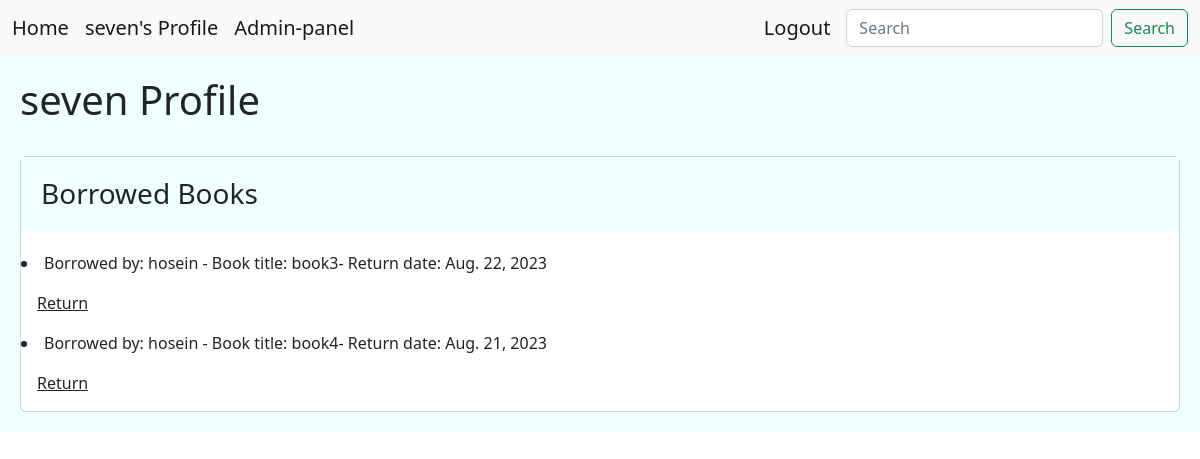
The page /users/12/ (signed in) on the database its author committed.
### account/models.py (models this page shows, shortened)
class CustomUser(AbstractBaseUser):
    MEMBERSHIP_NORMAL = 'N'
    MEMBERSHIP_VIP = 'V'
    MEMBERSHIP_CHOICES = [
        (MEMBERSHIP_NORMAL,'Normal'),
        (MEMBERSHIP_VIP,'VIP'),
    ]
    full_name = models.CharField(max_length=100,unique=True,null=True)
    email = models.EmailField(unique=True)
    expiration_date = models.DateField(null=True)
    membership = models.CharField(max_length=1, choices= MEMBERSHIP_CHOICES, default= MEMBERSHIP_NORMAL)
    phone = models.CharField(max_length=11, unique=True, null=True)
    is_active = models.BooleanField(default=True)
    is_admin = models.BooleanField(default=False)
    objects = UserManager()
    USERNAME_FIELD = 'phone'
    REQUIRED_FIELDS = ['email','password','full_name',]#['email',] #required fields when making a user in shell by createsuper user
    def __str__(self):
        return self.email

### library/models.py (models this page shows, shortened)
class BorrowedBook(models.Model):
    user = models.ForeignKey(User, on_delete=models.CASCADE)
    book = models.ForeignKey(Books, on_delete=models.CASCADE)
    borrow_date = models.DateField()
    return_date = models.DateField(null=True, blank=True)

class Books(models.Model):
    title = models.CharField(max_length=100)
    description = models.TextField(null=True)
    price = models.DecimalField(max_digits=6 , decimal_places=2, default=0.00)
    shabak = models.CharField(max_length=150,null=True)
    copies_available = models.PositiveIntegerField(default=4)
    genre = models.ForeignKey('Genre', on_delete=models.SET_NULL, null=True)
    author = models.ForeignKey('Author', on_delete=models.SET_NULL, null=True)
    def __str__(self):
        return self.title

### library/views.py (the view)
# urls.py: path('users/<int:user_id>/',views.UserProfile.as_view(), name='user'),
class UserProfile(LoginRequiredMixin,View):
    template_class = 'library/user_profile.html'
    def get(self,request, user_id):
        user = User.objects.get(id=user_id)
        borrowed_books = BorrowedBook.objects.filter(user=user.id)
        return render(request,self.template_class,{'borrowed_books': borrowed_books,'user':user})

### library/templates/library/user_profile.html (shortened to what this page needs)
<!DOCTYPE html>
<html lang="en">
<head>
    <link href="https://cdn.jsdelivr.net/npm/bootstrap@5.2.0-beta1/dist/css/bootstrap.min.css" rel="stylesheet">
</head>
<body>
{% include 'include/navbar.html' %}
<div class="jumbotron">
    {% block content %} <H1> {{ request.user.full_name }} Profile </H1>
     <br/>
    <div class="card">
        <h3 class="card-title jumbotron">Borrowed Books</h3>
    {% for i in borrowed_books %}
    <li> Borrowed by: {{i.user.full_name}} - Book title: {{i.book}}- Return date: {{i.return_date}} </li>
    <a class="card-body" href="{% url 'library:return' i.id  %}" >Return</a>
    {% endfor %}
    {% endblock %}
</div>
</body>
</html>

### templates/include/navbar.html (shortened to what this page needs)
<nav class="navbar navbar-expand-lg bg-light">
    <div class="container-fluid">
      <a class="navbar-brand" href=" {% url 'library:home' %} ">Home</a>
      {% if request.user.is_authenticated %}
        <a class="navbar-brand" aria-current="page" href="{% url 'library:user' request.user.id %}">{{request.user.full_name}}'s Profile</a>
      {% endif %}
      <div class="collapse navbar-collapse" id="navbarSupportedContent">
        <ul class="navbar-nav me-auto mb-2 mb-lg-0">
          <li class="nav-item">
            <a class="navbar-brand" aria-current="page" href="http://127.0.0.1:8000/admin">Admin-panel</a>
          </li>
        </ul>
      {% if request.user.is_authenticated %}
      <a class="navbar-brand" href=" {% url 'account:User_Logout' %} ">Logout</a>
      {% endif %}
      <form class="d-flex" role="search" method="GET" action="{% url 'library:search' %}">
        <input class="form-control me-2" type="search" placeholder="Search" aria-label="Search" name="search_input">
        <button class="btn btn-outline-success" type="submit">Search</button>
      </form>
      </div>
    </div>
  </nav>

### library/templates/library/user_profile.html (style rules this page uses)
.jumbotron { padding: 20px; margin-bottom: 20px; background-color: azure; }

### rows shown on the page
CustomUser: user.full_name "seven"
BorrowedBook: user.full_name "hosein", book "book3", return_date "Aug. 22, 2023"
BorrowedBook: user.full_name "hosein", book "book4", return_date "Aug. 21, 2023"
